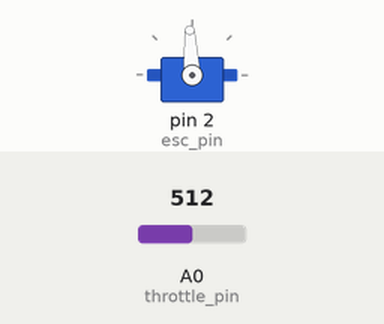
Simulated run of this sketch. Board: Arduino Uno, built with avr-gcc and run on an emulated ATmega328P. Parts: servo. The test bench sets the inputs (shaded band); at power-on: A0 (throttle_pin) = 512.

Above: at 3.6 s.
3.7 s: A0 (throttle_pin) set to 530
6.7 s: A0 (throttle_pin) set to 560
8.2 s: A0 (throttle_pin) set to 743
At 9.5 s:
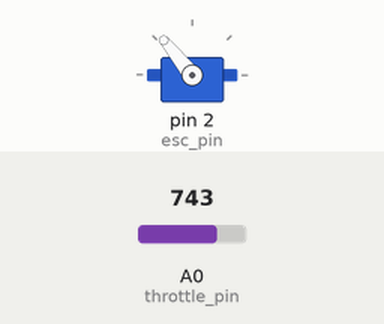
9.8 s: A0 (throttle_pin) set to 758
At 9.96 s:
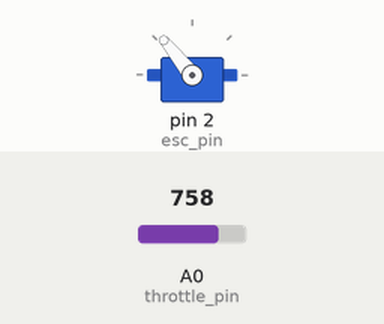
12.8 s: A0 (throttle_pin) set to 901
At 13.31 s:
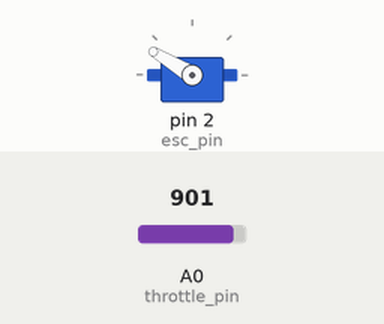
15.8 s: A0 (throttle_pin) set to 918
Timing chart, 0 to 18.3 s (numbered marks = the images above; inputs shaded):
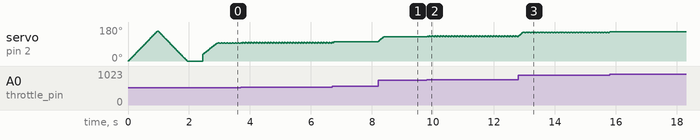

Measured:
- after the input at 8.2 s, servo on pin 2 (esc_pin): 103° → 129° at once
- after the input at 9.8 s, servo on pin 2 (esc_pin): 129° → 131° at once, then repeats every 0.09 s: 129° 0.03 s, 133° 0.03 s, 131° 0.03 s
- by itself, servo on pin 2 (esc_pin): repeats every 0.09 s: 99° 0.03 s, 97° 0.03 s, 95° 0.03 s

The sketch:

esc_driver.ino
```cpp
#include <Servo.h>

boolean debug   = false;

Servo ESC;  // create servo object to control the ESC

int throttle_pin = 0;
int esc_pin      = 2;

int pos         = 0;
int throttle    = 0;

int output_min  = 35;
int output_max  = 160;

int throttle_min = 90;
int throttle_max = 950;

int sweep_delay = 12;
int sweep_min   = 0;
int sweep_max   = output_max;
int sweep_step  = 2;

int mapped_throttle;
int stale_throttle;


/*
 * Initialization function needed with some ESCs
*/
void sweep() {
  if (debug) Serial.println("beginning sweep");
  for(pos = sweep_min; pos < sweep_max; pos += sweep_step) {
    ESC.write(pos);
    if (debug) {Serial.print("sweeping up.. ");Serial.println(pos);}
    delay(sweep_delay);
  }
  for(pos = sweep_max; pos >= sweep_min; pos-=sweep_step) {
    ESC.write(pos);
    if (debug) {Serial.print("sweeping down.. "); Serial.println(pos);}
    delay(sweep_delay);
  }
}


/*
 * Normalzie a throttle input, to avoid crazyness from a dirty pot.
*/
int normalize_throttle(int throttle_val, int last_throttle) {

  // Change throttle
  if (throttle_val > last_throttle) {
    throttle_val = last_throttle + 2;
  }

  if (throttle_val < last_throttle) {
    throttle_val = last_throttle - 4;
  }

  // Keep the throttle within bounds
  if (throttle_val > output_max) {
    throttle_val = output_max;
  }

  if (throttle_val < output_min) {
    throttle_val = output_min;
  }

  return throttle_val;
}


void setup() {
  if (debug) Serial.begin(9600);
  ESC.attach(esc_pin);
  ESC.write(pos);
  sweep();
  delay(500);
}


void loop() {
  //if (debug) Serial.println("loop iteration");

  throttle = analogRead(throttle_pin);

  //if (debug) Serial.println(throttle);

  mapped_throttle = map(
                        throttle,
                        throttle_min,
                        throttle_max,
                        output_min,
                        output_max
                    );

  throttle = normalize_throttle(mapped_throttle, stale_throttle);

  if (debug) {Serial.print(mapped_throttle);Serial.print(" - ");Serial.println(throttle);}

  if (stale_throttle != throttle) {
    ESC.write(throttle);
  }

  stale_throttle = throttle;
  delay(15);
}
```
